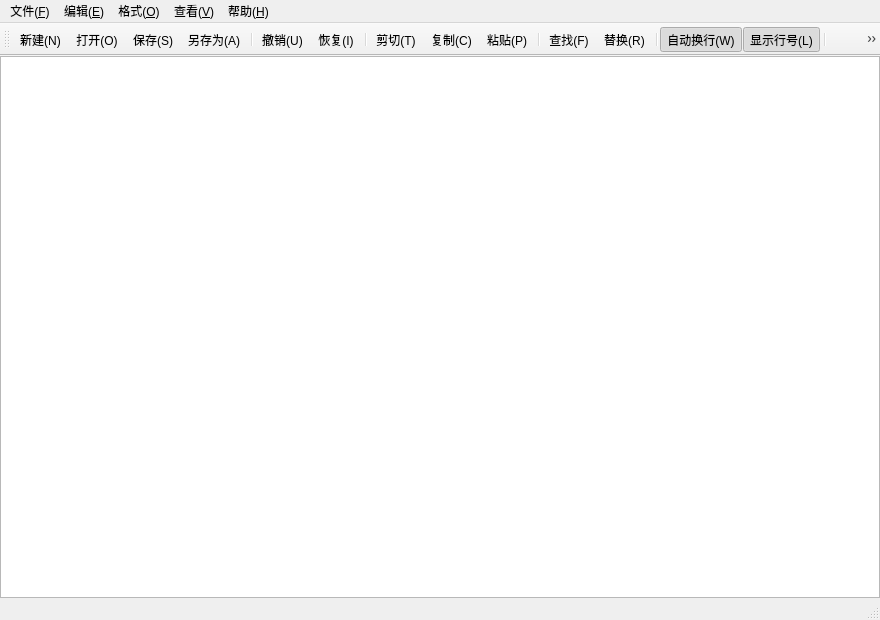
<?xml version="1.0" encoding="UTF-8"?>
<ui version="4.0">
 <class>MainWindow</class>
 <widget class="QMainWindow" name="MainWindow">
  <property name="geometry">
   <rect>
    <x>0</x>
    <y>0</y>
    <width>880</width>
    <height>620</height>
   </rect>
  </property>
  <property name="windowTitle">
   <string>新建文本文档 - 编辑器</string>
  </property>
  <widget class="QWidget" name="centralwidget">
   <layout class="QVBoxLayout" name="verticalLayout">
    <property name="spacing">
     <number>0</number>
    </property>
    <property name="leftMargin">
     <number>0</number>
    </property>
    <property name="topMargin">
     <number>0</number>
    </property>
    <property name="rightMargin">
     <number>0</number>
    </property>
    <property name="bottomMargin">
     <number>0</number>
    </property>
    <item>
     <widget class="CodeEditor" name="textEdit"/>
    </item>
   </layout>
  </widget>
  <widget class="QMenuBar" name="menubar">
   <property name="geometry">
    <rect>
     <x>0</x>
     <y>0</y>
     <width>880</width>
     <height>22</height>
    </rect>
   </property>
   <widget class="QMenu" name="menuFile">
    <property name="title">
     <string>文件(&amp;F)</string>
    </property>
    <addaction name="actionNew"/>
    <addaction name="actionOpen"/>
    <addaction name="actionSave"/>
    <addaction name="actionSaveAs"/>
    <addaction name="separator"/>
    <addaction name="actionExit"/>
   </widget>
   <widget class="QMenu" name="menuEdit">
    <property name="title">
     <string>编辑(&amp;E)</string>
    </property>
    <addaction name="actionUndo"/>
    <addaction name="actionRedo"/>
    <addaction name="separator"/>
    <addaction name="actionCut"/>
    <addaction name="actionCopy"/>
    <addaction name="actionPaste"/>
    <addaction name="separator"/>
    <addaction name="actionFind"/>
    <addaction name="actionReplace"/>
    <addaction name="separator"/>
    <addaction name="actionSelectAll"/>
   </widget>
   <widget class="QMenu" name="menuFormat">
    <property name="title">
     <string>格式(&amp;O)</string>
    </property>
    <addaction name="actionWordWrap"/>
    <addaction name="actionLineNumber"/>
    <addaction name="actionFont"/>
    <addaction name="actionFontColor"/>
    <addaction name="separator"/>
    <addaction name="actionFontBackground"/>
    <addaction name="actionEditorBackground"/>
   </widget>
   <widget class="QMenu" name="menuView">
    <property name="title">
     <string>查看(&amp;V)</string>
    </property>
    <addaction name="actionToolBar"/>
    <addaction name="actionStatusBar"/>
   </widget>
   <widget class="QMenu" name="menuHelp">
    <property name="title">
     <string>帮助(&amp;H)</string>
    </property>
    <addaction name="actionAbout"/>
   </widget>
   <addaction name="menuFile"/>
   <addaction name="menuEdit"/>
   <addaction name="menuFormat"/>
   <addaction name="menuView"/>
   <addaction name="menuHelp"/>
  </widget>
  <widget class="QToolBar" name="toolBar">
   <property name="windowTitle">
    <string>工具栏</string>
   </property>
   <property name="movable">
    <bool>true</bool>
   </property>
   <property name="iconSize">
    <size>
     <width>24</width>
     <height>24</height>
    </size>
   </property>
   <attribute name="toolBarArea">
    <enum>TopToolBarArea</enum>
   </attribute>
   <attribute name="toolBarBreak">
    <bool>false</bool>
   </attribute>
   <addaction name="actionNew"/>
   <addaction name="actionOpen"/>
   <addaction name="actionSave"/>
   <addaction name="actionSaveAs"/>
   <addaction name="separator"/>
   <addaction name="actionUndo"/>
   <addaction name="actionRedo"/>
   <addaction name="separator"/>
   <addaction name="actionCut"/>
   <addaction name="actionCopy"/>
   <addaction name="actionPaste"/>
   <addaction name="separator"/>
   <addaction name="actionFind"/>
   <addaction name="actionReplace"/>
   <addaction name="separator"/>
   <addaction name="actionWordWrap"/>
   <addaction name="actionLineNumber"/>
   <addaction name="separator"/>
   <addaction name="actionFont"/>
   <addaction name="actionFontColor"/>
   <addaction name="actionEditorBackground"/>
  </widget>
  <widget class="QStatusBar" name="statusbar"/>
  <action name="actionNew">
   <property name="text">
    <string>新建(&amp;N)</string>
   </property>
   <property name="toolTip">
    <string>新建一个空白文档</string>
   </property>
   <property name="statusTip">
    <string>新建空白文档</string>
   </property>
   <property name="shortcut">
    <string>Ctrl+N</string>
   </property>
  </action>
  <action name="actionOpen">
   <property name="text">
    <string>打开(&amp;O)</string>
   </property>
   <property name="toolTip">
    <string>打开一个文本文件</string>
   </property>
   <property name="statusTip">
    <string>打开文件</string>
   </property>
   <property name="shortcut">
    <string>Ctrl+O</string>
   </property>
  </action>
  <action name="actionSave">
   <property name="text">
    <string>保存(&amp;S)</string>
   </property>
   <property name="toolTip">
    <string>保存当前文档</string>
   </property>
   <property name="statusTip">
    <string>保存文件</string>
   </property>
   <property name="shortcut">
    <string>Ctrl+S</string>
   </property>
  </action>
  <action name="actionSaveAs">
   <property name="text">
    <string>另存为(&amp;A)</string>
   </property>
   <property name="toolTip">
    <string>把当前文档保存为其它文件</string>
   </property>
   <property name="statusTip">
    <string>另存为</string>
   </property>
   <property name="shortcut">
    <string>Ctrl+Shift+S</string>
   </property>
  </action>
  <action name="actionExit">
   <property name="text">
    <string>退出(&amp;X)</string>
   </property>
   <property name="statusTip">
    <string>退出程序</string>
   </property>
  </action>
  <action name="actionUndo">
   <property name="text">
    <string>撤销(&amp;U)</string>
   </property>
   <property name="toolTip">
    <string>撤销上一步操作</string>
   </property>
   <property name="shortcut">
    <string>Ctrl+Z</string>
   </property>
  </action>
  <action name="actionRedo">
   <property name="text">
    <string>恢复(&amp;I)</string>
   </property>
   <property name="toolTip">
    <string>恢复被撤销的操作</string>
   </property>
   <property name="shortcut">
    <string>Ctrl+Shift+Z</string>
   </property>
  </action>
  <action name="actionCut">
   <property name="text">
    <string>剪切(&amp;T)</string>
   </property>
   <property name="toolTip">
    <string>剪切选中内容</string>
   </property>
   <property name="shortcut">
    <string>Ctrl+X</string>
   </property>
  </action>
  <action name="actionCopy">
   <property name="text">
    <string>复制(&amp;C)</string>
   </property>
   <property name="toolTip">
    <string>复制选中内容</string>
   </property>
   <property name="shortcut">
    <string>Ctrl+C</string>
   </property>
  </action>
  <action name="actionPaste">
   <property name="text">
    <string>粘贴(&amp;P)</string>
   </property>
   <property name="toolTip">
    <string>粘贴剪贴板内容</string>
   </property>
   <property name="shortcut">
    <string>Ctrl+V</string>
   </property>
  </action>
  <action name="actionSelectAll">
   <property name="text">
    <string>全选(&amp;A)</string>
   </property>
   <property name="shortcut">
    <string>Ctrl+A</string>
   </property>
  </action>
  <action name="actionFind">
   <property name="text">
    <string>查找(&amp;F)</string>
   </property>
   <property name="toolTip">
    <string>在文档中查找文本</string>
   </property>
   <property name="shortcut">
    <string>Ctrl+F</string>
   </property>
  </action>
  <action name="actionReplace">
   <property name="text">
    <string>替换(&amp;R)</string>
   </property>
   <property name="toolTip">
    <string>查找并替换文本</string>
   </property>
   <property name="shortcut">
    <string>Ctrl+H</string>
   </property>
  </action>
  <action name="actionWordWrap">
   <property name="text">
    <string>自动换行(&amp;W)</string>
   </property>
   <property name="checkable">
    <bool>true</bool>
   </property>
   <property name="checked">
    <bool>true</bool>
   </property>
   <property name="toolTip">
    <string>显示/关闭自动换行</string>
   </property>
  </action>
  <action name="actionLineNumber">
   <property name="text">
    <string>显示行号(&amp;L)</string>
   </property>
   <property name="checkable">
    <bool>true</bool>
   </property>
   <property name="checked">
    <bool>true</bool>
   </property>
   <property name="toolTip">
    <string>显示/隐藏行号</string>
   </property>
   <property name="shortcut">
    <string>Ctrl+L</string>
   </property>
  </action>
  <action name="actionFont">
   <property name="text">
    <string>字体(&amp;F)</string>
   </property>
   <property name="toolTip">
    <string>设置字体</string>
   </property>
  </action>
  <action name="actionFontColor">
   <property name="text">
    <string>字体颜色</string>
   </property>
   <property name="toolTip">
    <string>设置字体颜色</string>
   </property>
  </action>
  <action name="actionFontBackground">
   <property name="text">
    <string>字体背景色</string>
   </property>
   <property name="toolTip">
    <string>设置选中文本的背景色</string>
   </property>
  </action>
  <action name="actionEditorBackground">
   <property name="text">
    <string>编辑器背景色</string>
   </property>
   <property name="toolTip">
    <string>设置编辑器背景色</string>
   </property>
  </action>
  <action name="actionToolBar">
   <property name="text">
    <string>工具栏(&amp;T)</string>
   </property>
   <property name="checkable">
    <bool>true</bool>
   </property>
   <property name="checked">
    <bool>true</bool>
   </property>
  </action>
  <action name="actionStatusBar">
   <property name="text">
    <string>状态栏(&amp;S)</string>
   </property>
   <property name="checkable">
    <bool>true</bool>
   </property>
   <property name="checked">
    <bool>true</bool>
   </property>
  </action>
  <action name="actionAbout">
   <property name="text">
    <string>关于(&amp;A)</string>
   </property>
   <property name="statusTip">
    <string>显示关于对话框</string>
   </property>
  </action>
 </widget>
 <customwidgets>
  <customwidget>
   <class>CodeEditor</class>
   <extends>QPlainTextEdit</extends>
   <header>codeeditor.h</header>
   <container>0</container>
  </customwidget>
 </customwidgets>
 <resources/>
 <connections/>
</ui>
